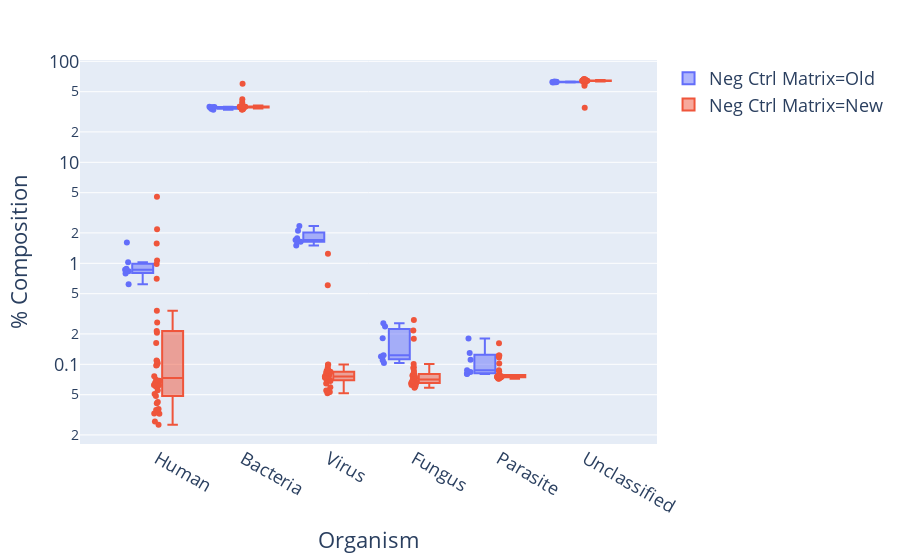

The cell this chart's notebook holds for it:
### Code cell
merged_melt = pd.melt(
    merged_with_new_neg,
    id_vars=['Accession', 'Batch ID', 'Run Date', 'Library Type', 'Composition File'],
    value_vars=['Human', 'Bacteria', 'Virus', 'Fungus', 'Parasite', 'Unclassified'],
    value_name='% Composition',
    var_name='Organism'
)
merged_melt['Neg Ctrl Matrix'] = 'New'
merged_melt.loc[merged_melt['Run Date'] < '2019-12-11', 'Neg Ctrl Matrix'] = 'Old'
merged_melt.loc[(merged_melt['Batch ID'].isin(['191210B02', '191211B02']))
                & (merged_melt['Accession'] == 'controlNeg'), 'Neg Ctrl Matrix'] = 'Old'
merged_melt = merged_melt.sort_values('Run Date')
fig = px.box(merged_melt, x='Organism', y='% Composition',
             color='Neg Ctrl Matrix', log_y=True,
             category_orders={'Organism': ['Human', 'Bacteria', 'Virus', 'Fungus', 'Parasite', 'Unclassified']},
             points='all', hover_data=['Run Date'])
fig.update_layout(height=700, font=dict(size=18))
fig.show()
print(merged_melt['Library Type'].value_counts())

### Figure 1 — Plotly figure (JSON) as saved in the notebook; plotly's stock layout.template omitted (floating-point values rounded to 4 significant figures; data arrays with more than 128 entries replaced by an {"elided": "..."} marker saying what was removed)
{"data": [{"alignmentgroup": "True", "boxpoints": "all", "customdata": [["2019-11-21"], ["2019-11-21"], ["2019-11-21"], ["2019-11-21"], ["2019-11-21"], ["2019-11-21"], ["2019-11-24"], ["2019-11-24"], ["2019-11-24"], ["2019-11-24"], ["2019-11-24"], ["2019-11-24"], ["2019-11-26"], ["2019-11-26"], ["2019-11-26"], ["2019-11-26"], ["2019-11-26"], ["2019-11-26"], ["2019-11-27"], ["2019-11-27"], ["2019-11-27"], ["2019-11-27"], ["2019-11-27"], ["2019-11-27"], ["2019-12-01"], ["2019-12-01"], ["2019-12-01"], ["2019-12-01"], ["2019-12-01"], ["2019-12-01"], ["2019-12-04"], ["2019-12-04"], ["2019-12-04"], ["2019-12-04"], ["2019-12-04"], ["2019-12-04"], ["2019-12-10"], ["2019-12-10"], ["2019-12-10"], ["2019-12-10"], ["2019-12-10"], ["2019-12-10"]], "hoverlabel": {"namelength": 0}, "hovertemplate": "Neg Ctrl Matrix=Old<br>Organism=%{x}<br>% Composition=%{y}<br>Run Date=%{customdata[0]}", "legendgroup": "Neg Ctrl Matrix=Old", "marker": {"color": "#636efa"}, "name": "Neg Ctrl Matrix=Old", "notched": false, "offsetgroup": "Neg Ctrl Matrix=Old", "orientation": "v", "showlegend": true, "type": "box", "x": ["Human", "Virus", "Unclassified", "Parasite", "Fungus", "Bacteria", "Human", "Virus", "Unclassified", "Bacteria", "Parasite", "Fungus", "Human", "Fungus", "Parasite", "Virus", "Bacteria", "Unclassified", "Fungus", "Parasite", "Unclassified", "Bacteria", "Virus", "Human", "Parasite", "Human", "Fungus", "Bacteria", "Virus", "Unclassified", "Virus", "Parasite", "Human", "Fungus", "Bacteria", "Unclassified", "Bacteria", "Fungus", "Virus", "Human", "Parasite", "Unclassified"], "x0": " ", "xaxis": "x", "y": [0.7931, 1.497, 62.34, 0.08082, 0.1095, 35.17, 0.8817, 1.636, 61.99, 35.29, 0.08039, 0.1231, 0.622, 0.1033, 0.1111, 1.648, 35.43, 62.09, 0.1808, 0.1799, 62.68, 33.66, 1.703, 1.602, 0.08727, 0.8655, 0.1194, 35.08, 2.104, 61.74, 1.768, 0.1291, 0.8336, 0.2557, 34.62, 62.39, 33.1, 0.2375, 2.346, 1.027, 0.08387, 63.2], "y0": " ", "yaxis": "y"}, {"alignmentgroup": "True", "boxpoints": "all", "customdata": {"elided": "204x1 str values"}, "hoverlabel": {"namelength": 0}, "hovertemplate": "Neg Ctrl Matrix=New<br>Organism=%{x}<br>% Composition=%{y}<br>Run Date=%{customdata[0]}", "legendgroup": "Neg Ctrl Matrix=New", "marker": {"color": "#EF553B"}, "name": "Neg Ctrl Matrix=New", "notched": false, "offsetgroup": "Neg Ctrl Matrix=New", "orientation": "v", "showlegend": true, "type": "box", "x": {"elided": "204 str values"}, "x0": " ", "xaxis": "x", "y": {"elided": "204 float values"}, "y0": " ", "yaxis": "y"}], "layout": {"autosize": true, "boxmode": "group", "font": {"size": 18}, "legend": {"tracegroupgap": 0}, "margin": {"t": 60}, "xaxis": {"anchor": "y", "autorange": true, "categoryarray": ["Human", "Bacteria", "Virus", "Fungus", "Parasite", "Unclassified"], "categoryorder": "array", "domain": [0, 1], "range": [-0.8965, 5.837], "title": {"text": "Organism"}, "type": "category"}, "yaxis": {"anchor": "x", "autorange": true, "domain": [0, 1], "range": [-1.789, 2.013], "title": {"text": "% Composition"}, "type": "log"}}}
